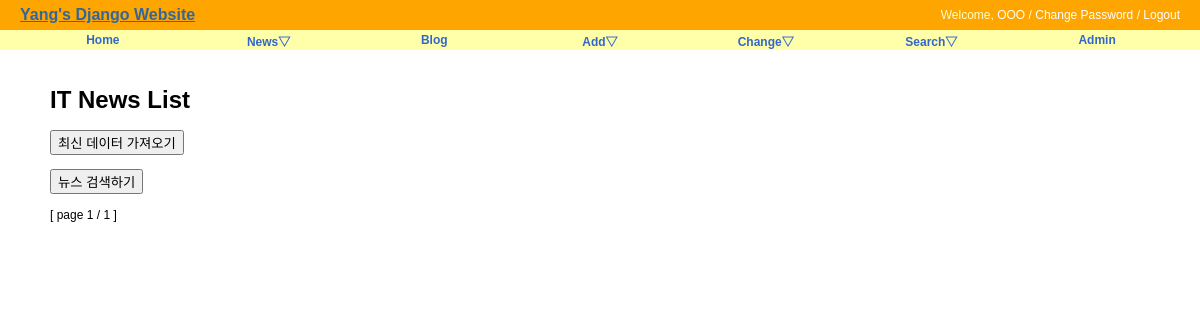
The page /news/ on the database as committed earlier.
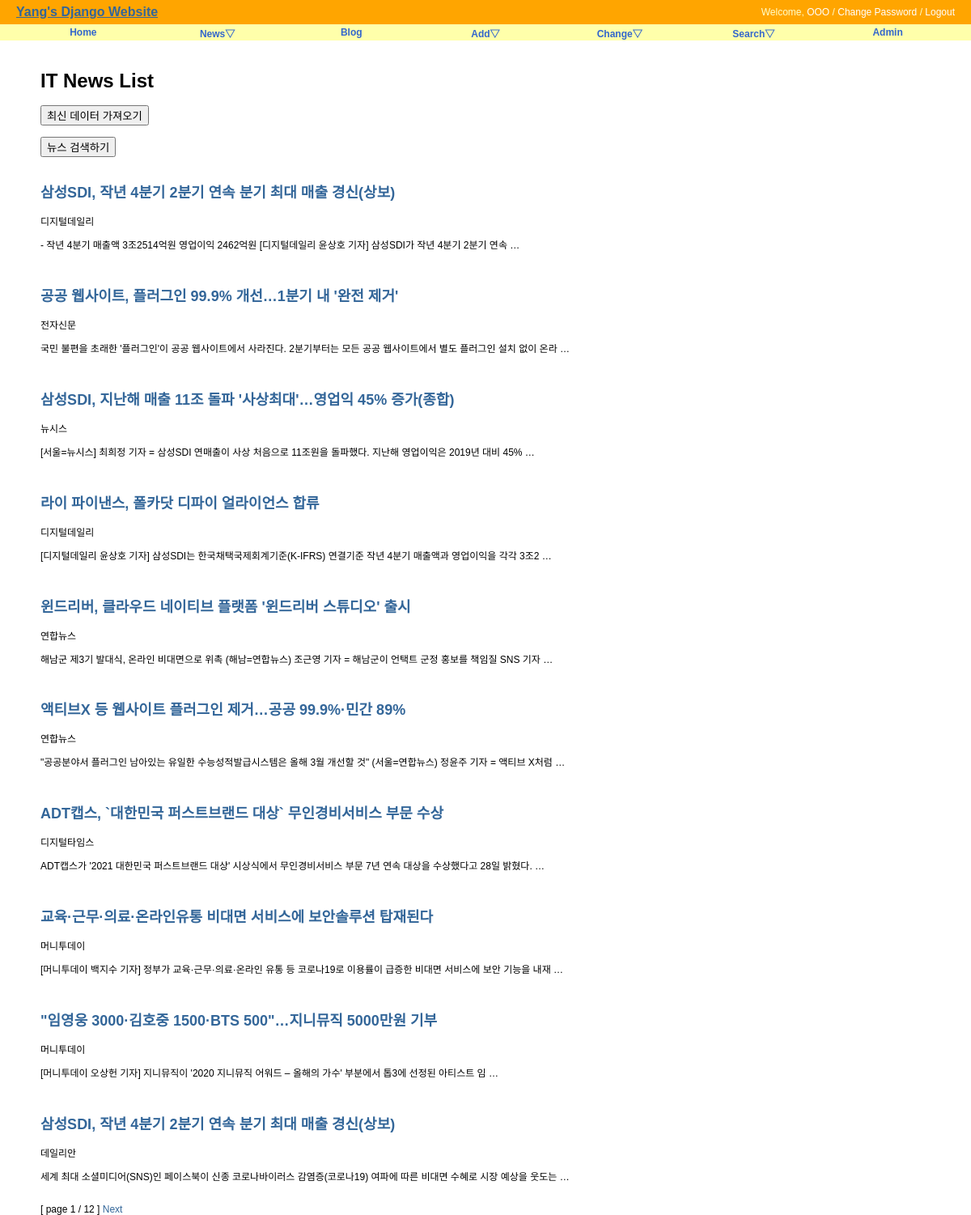
The same page on the database as committed later.
### news/models.py (models this page shows, shortened)
class New(models.Model):
    title = models.CharField('TITLE', max_length=300, help_text='news title')
    writer = models.CharField('WRITER', max_length=100, help_text='publisher')
    preview = models.TextField('PREVIEW', unique=True)
    published_date = models.DateTimeField(default=timezone.now)
    class Meta:
        verbose_name = 'new'
        verbose_name_plural = 'news'
        db_table = 'news_new'
        ordering = ('-published_date',)

### news/views.py (the view)
# urls.py: path('', NewsLV.as_view(), name='index'),
class NewsLV(ListView):
    model = New
    template_name = "news/news_all.html"
    context_object_name = "news"
    paginate_by = 10

### news/templates/news/news_all.html (shortened to what this page needs)
{% extends "base.html" %}
{% block content %}
<div id="content">
  <h1>IT News List</h1>
  <form action="{% url "news:news_list" %}" method="POST">
    <input type="submit" value="최신 데이터 가져오기" />
  </form><br/>
  <form action="{% url "news:search" %}" method="POST">
    <input type="submit" value="뉴스 검색하기" />
  </form><br/>
  {% for new in news %}
  <h2><a href="{% url 'news:news_detail' new.id %}">
      {{ new.title }}</a></h2>
      {{ new.writer}}
      <p>{{ new.preview }}</p>
      <br/>
  {% endfor %}
  <div>
     [ page {{ page_obj.number }} / {{page_obj.paginator.num_pages }} ]
    {% if page_obj.has_next %}
    <a href="?page={{ page_obj.next_page_number }}">Next</a>
    {% endif %}
  </div>
</div>
{% endblock %}

### templates/base.html (shortened to what this page needs)
<!DOCTYPE html>
<html lang="ko">
<head>
{% load static %}
<link rel="stylesheet" type="text/css" href="{% block stylesheet %}{% static 'css/base.css' %}{% endblock %}" />
<link rel="stylesheet" type="text/css" href="{% block extrastyle %}{% endblock %}" />
</head>
<body>
<div id="header">
    <a href="{% url 'home'%}" class="maintitle">Yang's Django Website</a>
        <h4 class="welcome">Welcome, <a href="#">OOO</a> /
            <a href="#">Change Password</a> /
            <a href="#">Logout</a>
        </h4>
</div>
<div id="menu">
    <li><a href="{% url 'home' %}">Home</a></li>
    <li><a href={% url "news:index" %}>News&bigtriangledown;</a>
    </li>
    <li><a href="#">Blog</a></li>
    <li><a href="#">Add&bigtriangledown;</a>
    </li>
    <li><a href="#">Change&bigtriangledown;</a>
    </li>
    <li><a href="{% url "news:search" %}">Search&bigtriangledown;</a>
    </li>
    <li><a href={% url "admin:index" %}>Admin</a></li>
</div>
{% block content %}{% endblock %}
</body>
</html>

### static/css/base.css (style rules this page uses)
body { font-family: "Lucida Grande", Verdana, Arial, sans-serif; font-size: 12px; }
div#header { position: absolute; top: 0px; left: 0px; height: 30px; width: 100%; display: table; background: orange; }
div#menu { position: absolute; top: 30px; left: 0px; height: 20px; width: 100%; display: table; table-layout: fixed; border-spacing: 40px 0px; background: #ffa; font-size: 12px; }
div#content { position: absolute; top: 70px; left: 50px; right: 50px; }
.maintitle { display: table-cell; vertical-align: middle; padding-left: 20px; color: #ffc; font-weight: bold; font-size: 16px; }
.welcome { display: table-cell; vertical-align: middle; text-align: right; padding-right: 20px; color: #ffc; font-weight: normal; font-size: 12px; }
.welcome a:link, .welcome a:visited { color: white; }
div#menu a:link, div#menu a:visited { color: #36c; }
div#menu > li { display: table-cell; vertical-align: middle; border-radius: 25px; text-align: center; font-weight: bold; }
a:link, a:visited { color: #369; text-decoration: none; }

Rows that differ between the two databases and show on the page:
added New: title "삼성SDI, 작년 4분기 2분기 연속 분기 최대 매출 경신(상보)", writer "디지털데일리", preview "- 작년 4분기 매출액 3조2514억원 영업이익 2462억원 [디지털데일리 윤상호 기자] 삼성SDI가 작년 4분기 2분기 연속 …"
added New: title "공공 웹사이트, 플러그인 99.9% 개선…1분기 내 '완전 제거'", writer "전자신문", preview "국민 불편을 초래한 '플러그인'이 공공 웹사이트에서 사라진다. 2분기부터는 모든 공공 웹사이트에서 별도 플러그인 설치 없이 온라 …"
added New: title "삼성SDI, 지난해 매출 11조 돌파 '사상최대'…영업익 45% 증가(종합)", writer "뉴시스", preview "[서울=뉴시스] 최희정 기자 = 삼성SDI 연매출이 사상 처음으로 11조원을 돌파했다. 지난해 영업이익은 2019년 대비 45% …"
added New: title "라이 파이낸스, 폴카닷 디파이 얼라이언스 합류", writer "디지털데일리", preview "[디지털데일리 윤상호 기자] 삼성SDI는 한국채택국제회계기준(K-IFRS) 연결기준 작년 4분기 매출액과 영업이익을 각각 3조2 …"
added New: title "윈드리버, 클라우드 네이티브 플랫폼 '윈드리버 스튜디오' 출시", writer "연합뉴스", preview "해남군 제3기 발대식, 온라인 비대면으로 위촉 (해남=연합뉴스) 조근영 기자 = 해남군이 언택트 군정 홍보를 책임질 SNS 기자 …"
added New: title "액티브X 등 웹사이트 플러그인 제거…공공 99.9%·민간 89%", writer "연합뉴스", preview "\"공공분야서 플러그인 남아있는 유일한 수능성적발급시스템은 올해 3월 개선할 것\" (서울=연합뉴스) 정윤주 기자 = 액티브 X처럼 …"
added New: title "ADT캡스, `대한민국 퍼스트브랜드 대상` 무인경비서비스 부문 수상", writer "디지털타임스", preview "ADT캡스가 '2021 대한민국 퍼스트브랜드 대상' 시상식에서 무인경비서비스 부문 7년 연속 대상을 수상했다고 28일 밝혔다. …"
added New: title "교육·근무·의료·온라인유통 비대면 서비스에 보안솔루션 탑재된다", writer "머니투데이", preview "[머니투데이 백지수 기자] 정부가 교육·근무·의료·온라인 유통 등 코로나19로 이용률이 급증한 비대면 서비스에 보안 기능을 내재 …"
added New: title "\"임영웅 3000·김호중 1500·BTS 500\"…지니뮤직 5000만원 기부", writer "머니투데이", preview "[머니투데이 오상헌 기자] 지니뮤직이 '2020 지니뮤직 어워드 – 올해의 가수' 부분에서 톱3에 선정된 아티스트 임 …"
added New: title "삼성SDI, 작년 4분기 2분기 연속 분기 최대 매출 경신(상보)", writer "데일리안", preview "세계 최대 소셜미디어(SNS)인 페이스북이 신종 코로나바이러스 감염증(코로나19) 여파에 따른 비대면 수혜로 시장 예상을 웃도는 …"
Other text that changed with them:
{{ page_obj.paginator.num_pages }}: "1" → "12"
text now shown: "Next"
